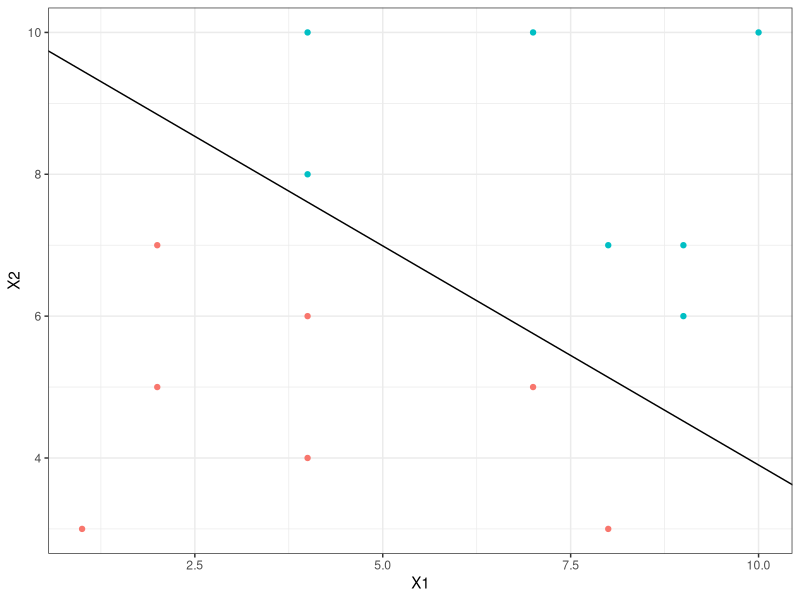

Source code (R):
#Ejemplo de un perceptrón simple 

perceptron <-  function(X, y, random_seed = 553){
  # Esta función implementa el algoritmo del perceptron para encontrar un 
  # hiperplano que separe correctamente las dos clases. 
  # Transformar X en vectores aumentados 
  X <- cbind(1, X) 
  
  # Inicialización aleatoria del hiperplano 
  set.seed(random_seed) 
  w <- c(runif(n = 3, min = 0, max = 1)) 
  
  # Clasificación 
  clasificaciones <- predict_clase(X = X, w = w) 
  
  # Índice de las observaciones mal clasificadas 
  errores_clasificacion <- which((clasificaciones != y) == FALSE) 
  while (length(errores_clasificacion) > 0) { 
    # Se selecciona aleatoriamente una observación errónea 
    i <- sample(x = errores_clasificacion, size = 1) 
    
    # Actualización del hiperplano 
    w <- w + X[i,] * y[i] 
    clasificaciones <- predict_clase(X = X, w = w) 
    errores_clasificacion <- which((clasificaciones == y) == FALSE) 
  }
  return(w) 
} 

predict_clase <- function(X, w){
  # Esta función devuelve la clasificación de las observaciones
  # acorde al valor de sus predictores X y al hiperplano w 
  clase_predicha <- apply(X = X, MARGIN = 1, FUN = function(x){crossprod(x,w)}) 
  clase_predicha <- sign(clase_predicha) 
  return(clase_predicha) 
}

# Ejemplo observaciones linealmente separables en 2 dimensiones 
X <- matrix(c(8, 4, 9, 7, 9, 4, 10, 2, 8, 7, 4, 4, 1, 2, 7, 10, 7, 10, 6, 8, 10, 7, 3, 5, 4, 6, 3, 5), ncol = 2, byrow = FALSE) 
y <- c(1, 1, 1, 1, 1, 1, 1 , -1 , -1 , -1 , -1 , -1 , -1 , -1 ) 

hiperplano <- perceptron(X = X, y = y) 
hiperplano

library(ggplot2) 
datos <- data.frame(X, y) 
ggplot(data = datos, aes(x = X1, y = X2, color = as.factor(y))) +
  geom_point() + 
  # La pendiente e intersección de la recta se obtienen siguiendo los pasos 
  # descritos anteriormente para obtener una recta a partir dos vectores 
  geom_abline(intercept = -(hiperplano[1]/hiperplano[3]),
              slope =     -(hiperplano[2]/hiperplano[3])) + 
  theme_bw() + 
  theme(legend.position = "none") 


#xd
